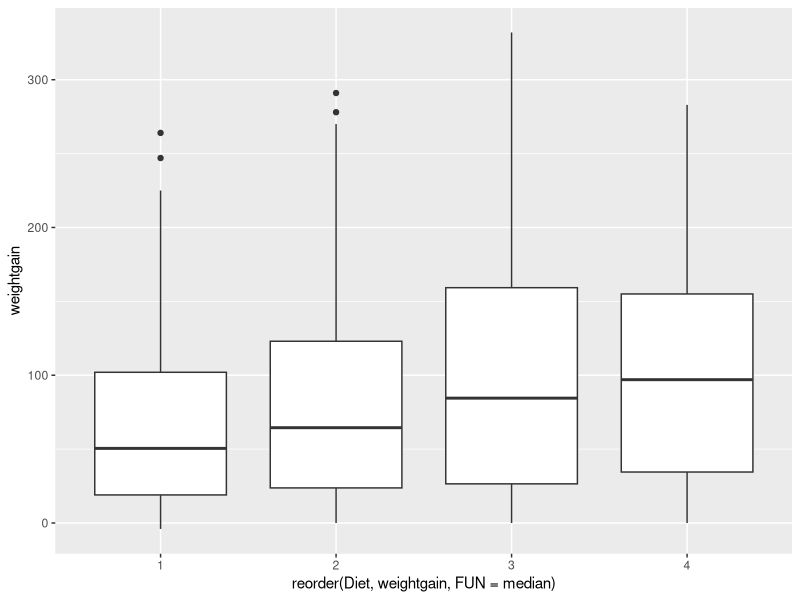
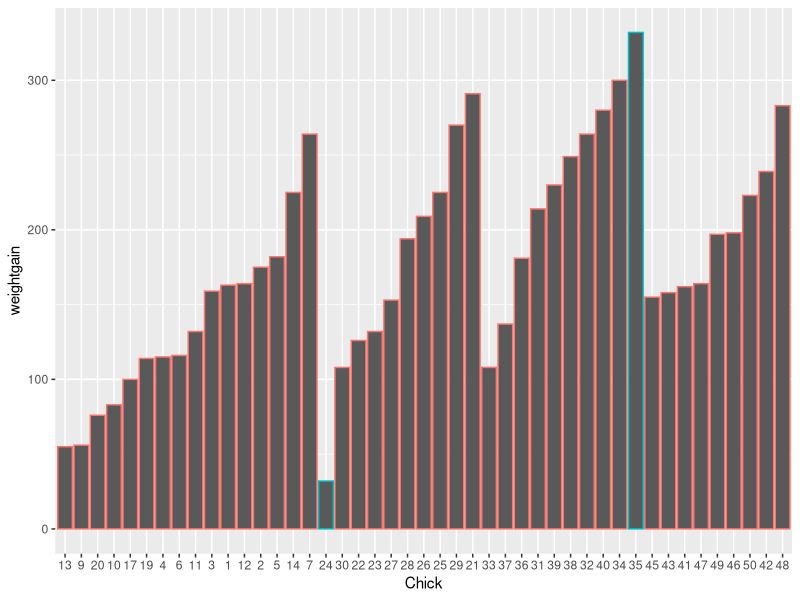
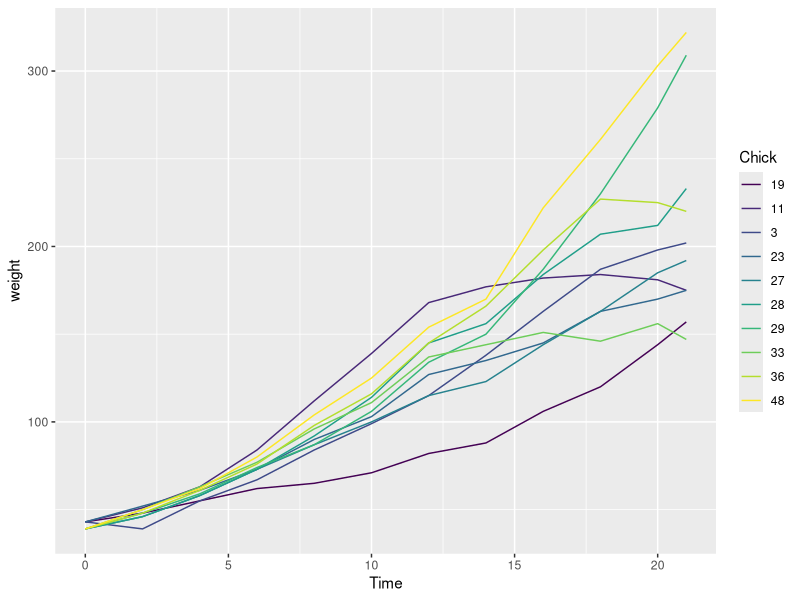
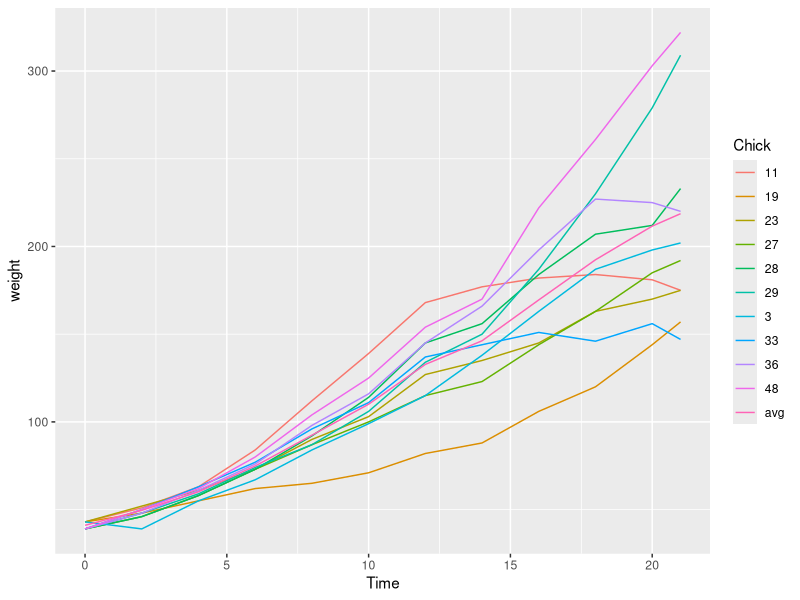
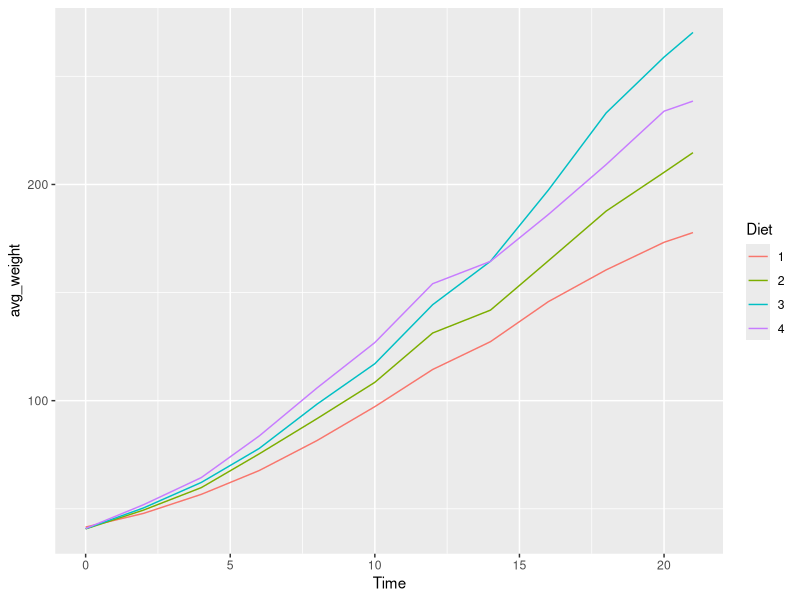
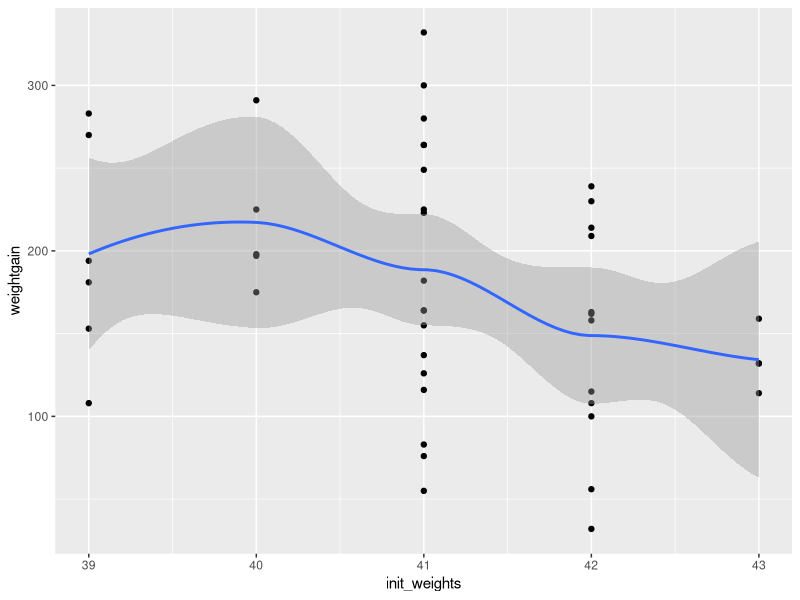
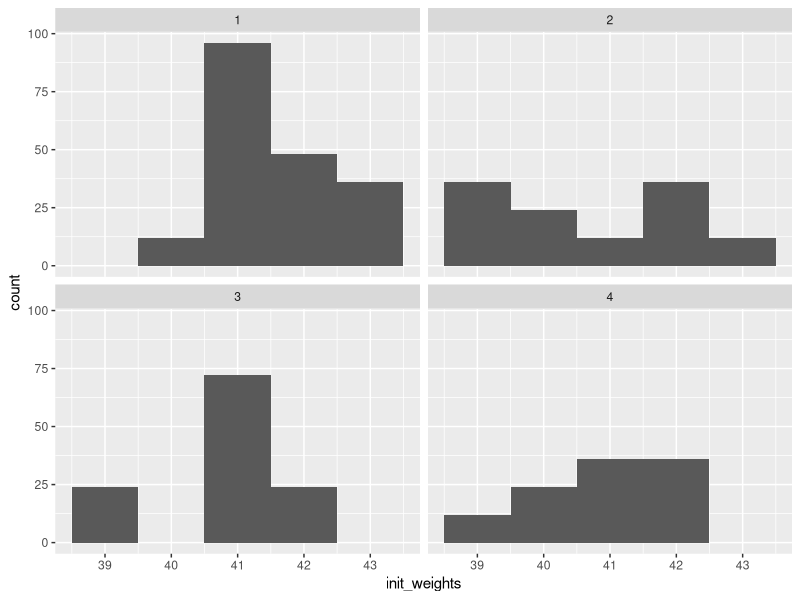

Recreate these plots in R, in order.
## ---- chunk 1
knitr::opts_chunk$set(echo = TRUE)
library(tidyverse)
## ---- chunk 2
weight0 <- ChickWeight %>%
  filter(Time == 0) %>%
  summarize(num = n(), avg_weight = mean(weight), sd_weight = sd(weight))

weight0
## ---- chunk 3
ChickWeight %>%
  group_by(Chick) %>%
  summarize(measurements = n()) -> meas

ChickWeight <- ChickWeight %>%
  inner_join(meas)

complete <- ChickWeight %>%
  filter(measurements == 12)

head(complete, 3)
## ---- chunk 4
init_weights <- complete %>%
  filter(Time == 0) %>%
  group_by(Chick) %>%
  summarize(init_weights = min(weight))

complete <- complete %>%
  inner_join(init_weights)

complete <- complete %>%
  mutate(weightgain = weight - init_weights)

head(complete, 3)
## ---- chunk 5
complete %>%
  ggplot(aes(x = reorder(Diet, weightgain, FUN = median), y = weightgain)) +
  geom_boxplot()
## ---- chunk 6
complete %>%
  filter(Time == 21) %>%
  arrange(desc(weightgain)) %>%
  head()
## ---- chunk 7
complete %>%
  filter(Time == 21) %>%
  arrange(weightgain) %>%
  head()
## ---- chunk 8
complete %>%
  filter(Time == 21) %>%
  ggplot(aes(x = Chick, y = weightgain, color = ifelse(Chick == 35 | Chick == 24, "red", "blue"))) +
  geom_bar(stat = "identity") +
  theme(legend.position = "none")
## ---- chunk 9
minweight <- min(complete$init_weights)
maxweight <- max(complete$init_weights)

complete <- complete %>%
  mutate(extreme = ifelse(init_weights == minweight | init_weights == maxweight, 1, 0))

cw_extreme <- complete %>%
  filter(extreme == 1) %>%
  select(Time, Chick, weight)

cw_extreme %>%
  ggplot(aes(x = Time, y = weight, group = Chick, color = Chick)) +
  geom_line()
## ---- chunk 10
cw_average <- complete %>%
  group_by(Time) %>%
  summarize(Chick = "avg", weight = mean(weight))

cw_average %>%
  rbind(cw_extreme) %>%
  ggplot(aes(x = Time, y = weight, group = Chick, col = Chick)) +
  geom_line()
## ---- chunk 11
complete %>%
  group_by(Diet, Time) %>%
  summarize(avg_weight = mean(weight)) %>%
  ggplot(aes(x = Time, y = avg_weight, group = Diet, color = Diet)) +
  geom_line()
## ---- chunk 12
complete %>%
  filter(Time == 21) %>%
  ggplot(aes(x = init_weights, y = weightgain)) +
  geom_point() +
  geom_smooth()
## ---- chunk 13
complete %>%
  group_by(Diet) %>%
  summarize(median_wt = median(init_weights), sd_wt = sd(init_weights))
## ---- chunk 14
complete %>%
  ggplot(aes(x = init_weights)) +
  geom_histogram(binwidth = 1) +
  facet_wrap(Diet ~ .)
